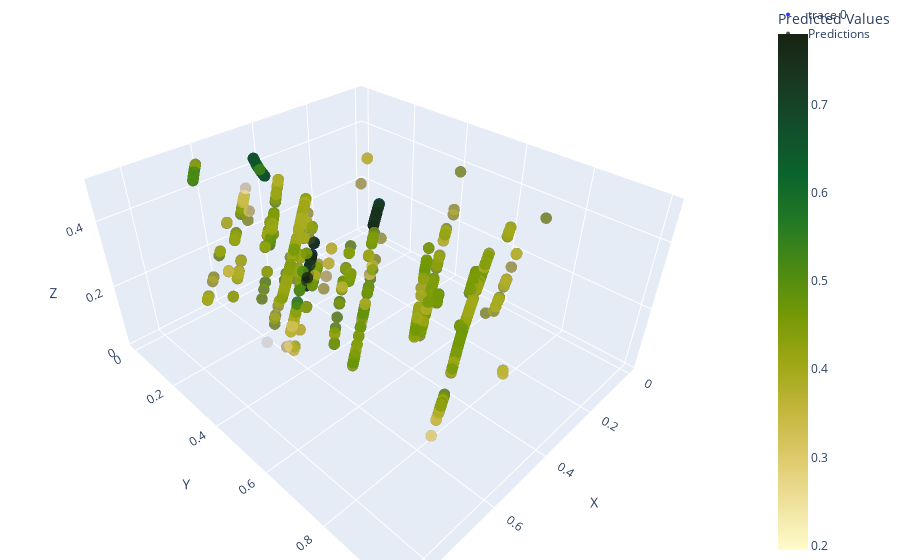

This figure's notebook cell:
### Code cell
import plotly.graph_objects as go


# Extract relevant rows from deposit_data for the test set
test_data_xyz = deposit_data.loc[idx_test, ['X', 'Y', 'Z']].values

# Create 3D scatter plot
fig = go.Figure(data=[go.Scatter3d(
    x=test_data_xyz[:, 0],  # X coordinates
    y=test_data_xyz[:, 1],  # Y coordinates
    z=test_data_xyz[:, 2],  # Z coordinates
    mode='markers',
    marker=dict(
        size=4,
        color='blue',  # Color of markers
        opacity=0.8
    )
)])

# Add test predictions
fig.add_trace(go.Scatter3d(
    x=test_data_xyz[:, 0],
    y=test_data_xyz[:, 1],
    z=test_data_xyz[:, 2],
    mode='markers',
    marker=dict(
        size=4,
        color=test_predictions_dk,  # Color based on predictions
        colorscale='speed',    # Color scale
        opacity=0.8,
        colorbar=dict(title='Predicted Values')
    ),
    name='Predictions'
))

# Update layout
fig.update_layout(scene=dict(
    xaxis_title='X',
    yaxis_title='Y',
    zaxis_title='Z'),
    title='Test Predictions in 3D',
    margin=dict(l=0, r=0, b=0, t=0)
)

# Show plot
fig.show()

### Figure 1 — Plotly figure (JSON) as saved in the notebook; plotly's stock layout.template omitted (floating-point values rounded to 4 significant figures; data arrays with more than 128 entries replaced by an {"elided": "..."} marker saying what was removed)
{"data": [{"marker": {"color": "blue", "opacity": 0.8, "size": 4}, "mode": "markers", "type": "scatter3d", "x": {"elided": "786 float values"}, "y": {"elided": "786 float values"}, "z": {"elided": "786 float values"}}, {"marker": {"color": {"elided": "786 float values"}, "colorbar": {"title": {"text": "Predicted Values"}}, "colorscale": [[0, "rgb(254, 252, 205)"], [0.09091, "rgb(239, 225, 156)"], [0.1818, "rgb(221, 201, 106)"], [0.2727, "rgb(194, 182, 59)"], [0.3636, "rgb(157, 167, 21)"], [0.4545, "rgb(116, 153, 5)"], [0.5455, "rgb(75, 138, 20)"], [0.6364, "rgb(35, 121, 36)"], [0.7273, "rgb(11, 100, 44)"], [0.8182, "rgb(18, 78, 43)"], [0.9091, "rgb(25, 56, 34)"], [1, "rgb(23, 35, 18)"]], "opacity": 0.8, "size": 4}, "mode": "markers", "name": "Predictions", "type": "scatter3d", "x": {"elided": "786 float values"}, "y": {"elided": "786 float values"}, "z": {"elided": "786 float values"}}], "layout": {"margin": {"b": 0, "l": 0, "r": 0, "t": 0}, "scene": {"xaxis": {"title": {"text": "X"}}, "yaxis": {"title": {"text": "Y"}}, "zaxis": {"title": {"text": "Z"}}}, "title": {"text": "Test Predictions in 3D"}}}
